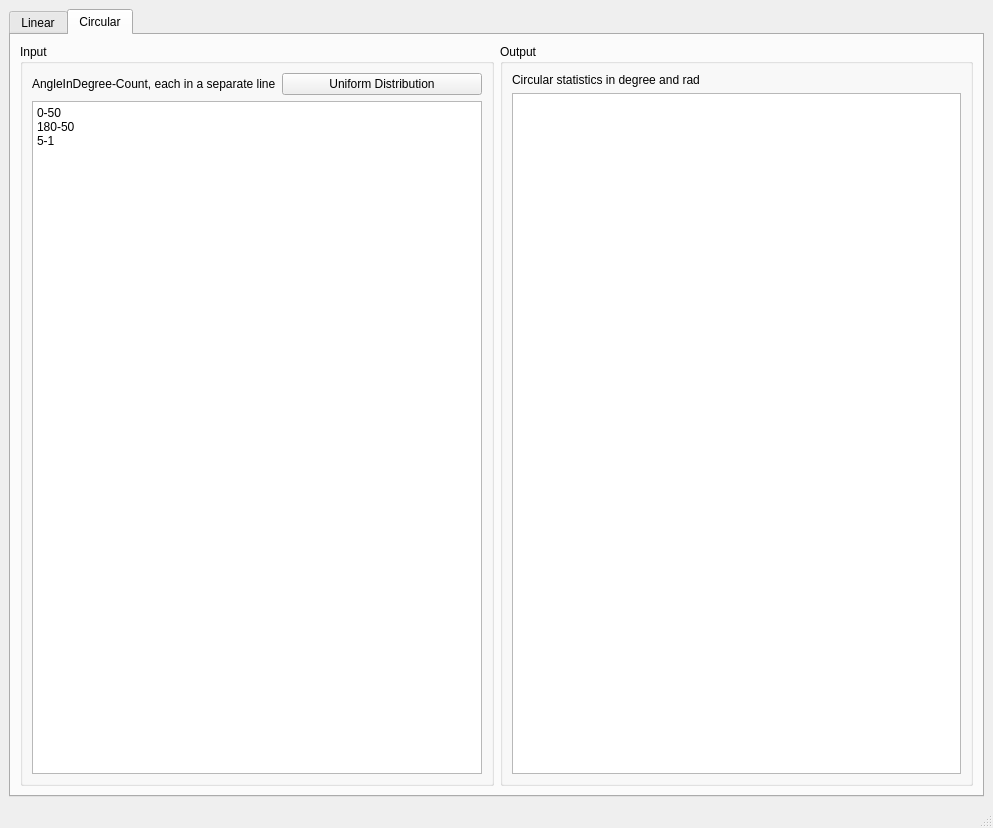
<?xml version="1.0" encoding="UTF-8"?>
<ui version="4.0">
 <class>D_stat_tester</class>
 <widget class="QMainWindow" name="D_stat_tester">
  <property name="geometry">
   <rect>
    <x>0</x>
    <y>0</y>
    <width>993</width>
    <height>741</height>
   </rect>
  </property>
  <property name="windowTitle">
   <string>MainWindow</string>
  </property>
  <widget class="QWidget" name="centralwidget">
   <layout class="QGridLayout" name="gridLayout">
    <item row="0" column="0">
     <widget class="QTabWidget" name="tabWidget">
      <property name="currentIndex">
       <number>1</number>
      </property>
      <widget class="QWidget" name="tab">
       <attribute name="title">
        <string>Linear</string>
       </attribute>
       <layout class="QGridLayout" name="gridLayout_8">
        <item row="0" column="0">
         <widget class="QGroupBox" name="groupBox_In">
          <property name="title">
           <string>In: Histogram</string>
          </property>
          <layout class="QGridLayout" name="gridLayout_2">
           <item row="1" column="0">
            <spacer name="verticalSpacer_View">
             <property name="orientation">
              <enum>Qt::Vertical</enum>
             </property>
             <property name="sizeHint" stdset="0">
              <size>
               <width>0</width>
               <height>0</height>
              </size>
             </property>
            </spacer>
           </item>
           <item row="3" column="1">
            <widget class="QLabel" name="label_View_X_Min">
             <property name="text">
              <string>-</string>
             </property>
            </widget>
           </item>
           <item row="2" column="0">
            <widget class="QLabel" name="label_View_Y_Min">
             <property name="text">
              <string>0</string>
             </property>
            </widget>
           </item>
           <item row="3" column="3">
            <widget class="QLabel" name="label_View_X_Max">
             <property name="text">
              <string>-</string>
             </property>
            </widget>
           </item>
           <item row="0" column="0">
            <widget class="QLabel" name="label_View_Y_Max">
             <property name="text">
              <string>-</string>
             </property>
            </widget>
           </item>
           <item row="0" column="1" rowspan="3" colspan="3">
            <widget class="QGraphicsView" name="graphicsView_Hist"/>
           </item>
           <item row="3" column="2">
            <spacer name="horizontalSpacer_View">
             <property name="orientation">
              <enum>Qt::Horizontal</enum>
             </property>
             <property name="sizeHint" stdset="0">
              <size>
               <width>0</width>
               <height>0</height>
              </size>
             </property>
            </spacer>
           </item>
          </layout>
         </widget>
        </item>
        <item row="0" column="1" rowspan="2">
         <widget class="QGroupBox" name="groupBox_Out">
          <property name="minimumSize">
           <size>
            <width>300</width>
            <height>0</height>
           </size>
          </property>
          <property name="maximumSize">
           <size>
            <width>400</width>
            <height>16777215</height>
           </size>
          </property>
          <property name="title">
           <string>Out: Statistics</string>
          </property>
          <layout class="QGridLayout" name="gridLayout_3">
           <item row="16" column="2">
            <spacer name="verticalSpacer_Out">
             <property name="orientation">
              <enum>Qt::Vertical</enum>
             </property>
             <property name="sizeHint" stdset="0">
              <size>
               <width>20</width>
               <height>40</height>
              </size>
             </property>
            </spacer>
           </item>
           <item row="13" column="2">
            <widget class="QGroupBox" name="groupBox_Out_Moments">
             <property name="title">
              <string>Moments</string>
             </property>
             <property name="flat">
              <bool>true</bool>
             </property>
             <layout class="QGridLayout" name="gridLayout_6">
              <property name="verticalSpacing">
               <number>4</number>
              </property>
              <item row="3" column="2">
               <widget class="QLabel" name="label_Out_Value_Skewness_T">
                <property name="text">
                 <string>-</string>
                </property>
               </widget>
              </item>
              <item row="2" column="2">
               <widget class="QLabel" name="label_Out_Value_Variance_T">
                <property name="text">
                 <string>-</string>
                </property>
               </widget>
              </item>
              <item row="1" column="2">
               <widget class="QLabel" name="label_Out_Value_Mean_T">
                <property name="text">
                 <string>-</string>
                </property>
               </widget>
              </item>
              <item row="0" column="1">
               <widget class="QLabel" name="label_Out_Title_Sample">
                <property name="text">
                 <string>Sample</string>
                </property>
               </widget>
              </item>
              <item row="3" column="1">
               <widget class="QLabel" name="label_Out_Value_Skewness_S">
                <property name="text">
                 <string>-</string>
                </property>
               </widget>
              </item>
              <item row="1" column="0">
               <widget class="QLabel" name="label_Out_Title_Mean">
                <property name="maximumSize">
                 <size>
                  <width>75</width>
                  <height>16777215</height>
                 </size>
                </property>
                <property name="text">
                 <string>Mean</string>
                </property>
               </widget>
              </item>
              <item row="2" column="0">
               <widget class="QLabel" name="label_Out_Title_Varienace">
                <property name="maximumSize">
                 <size>
                  <width>75</width>
                  <height>16777215</height>
                 </size>
                </property>
                <property name="text">
                 <string>Variance</string>
                </property>
               </widget>
              </item>
              <item row="0" column="2">
               <widget class="QLabel" name="label_Out_Title_Total">
                <property name="text">
                 <string>Total</string>
                </property>
               </widget>
              </item>
              <item row="1" column="1">
               <widget class="QLabel" name="label_Out_Value_Mean_S">
                <property name="text">
                 <string>-</string>
                </property>
               </widget>
              </item>
              <item row="2" column="1">
               <widget class="QLabel" name="label_Out_Value_Variance_S">
                <property name="text">
                 <string>-</string>
                </property>
               </widget>
              </item>
              <item row="4" column="1">
               <widget class="QLabel" name="label_Out_Value_Kurtosis_S">
                <property name="text">
                 <string>-</string>
                </property>
               </widget>
              </item>
              <item row="4" column="2">
               <widget class="QLabel" name="label_Out_Value_Kurtosis_T">
                <property name="text">
                 <string>-</string>
                </property>
               </widget>
              </item>
              <item row="5" column="1">
               <widget class="QLabel" name="label_Out_Value_StanDev_S">
                <property name="text">
                 <string>-</string>
                </property>
               </widget>
              </item>
              <item row="5" column="2">
               <widget class="QLabel" name="label_Out_Value_StanDev_T">
                <property name="text">
                 <string>-</string>
                </property>
               </widget>
              </item>
              <item row="7" column="0">
               <widget class="QLabel" name="label_Out_Title_VarCoeff">
                <property name="maximumSize">
                 <size>
                  <width>75</width>
                  <height>16777215</height>
                 </size>
                </property>
                <property name="text">
                 <string>Var. Coeff.</string>
                </property>
               </widget>
              </item>
              <item row="7" column="2">
               <widget class="QLabel" name="label_Out_Value_VarCoeff_T">
                <property name="text">
                 <string>-</string>
                </property>
               </widget>
              </item>
              <item row="7" column="1">
               <widget class="QLabel" name="label_Out_Value_VarCoeff_S">
                <property name="text">
                 <string>-</string>
                </property>
               </widget>
              </item>
              <item row="3" column="0">
               <widget class="QLabel" name="label_Out_Title_Skewness">
                <property name="maximumSize">
                 <size>
                  <width>75</width>
                  <height>16777215</height>
                 </size>
                </property>
                <property name="text">
                 <string>Skewness</string>
                </property>
               </widget>
              </item>
              <item row="4" column="0">
               <widget class="QLabel" name="label_Out_Title_Kurtosis">
                <property name="maximumSize">
                 <size>
                  <width>75</width>
                  <height>16777215</height>
                 </size>
                </property>
                <property name="text">
                 <string>Kurtosis</string>
                </property>
               </widget>
              </item>
              <item row="5" column="0">
               <widget class="QLabel" name="label_Out_Title_StanDev">
                <property name="maximumSize">
                 <size>
                  <width>75</width>
                  <height>16777215</height>
                 </size>
                </property>
                <property name="text">
                 <string>Stan. Dev.</string>
                </property>
               </widget>
              </item>
             </layout>
            </widget>
           </item>
           <item row="15" column="2">
            <widget class="QGroupBox" name="groupBox_Out_Other">
             <property name="title">
              <string>Other</string>
             </property>
             <property name="flat">
              <bool>true</bool>
             </property>
             <layout class="QGridLayout" name="gridLayout_5">
              <property name="verticalSpacing">
               <number>4</number>
              </property>
              <item row="0" column="0">
               <widget class="QLabel" name="label_Out_Title_Count">
                <property name="maximumSize">
                 <size>
                  <width>75</width>
                  <height>16777215</height>
                 </size>
                </property>
                <property name="text">
                 <string>Count</string>
                </property>
               </widget>
              </item>
              <item row="1" column="1">
               <widget class="QLabel" name="label_Out_Value_Sum">
                <property name="text">
                 <string>-</string>
                </property>
               </widget>
              </item>
              <item row="0" column="1">
               <widget class="QLabel" name="label_Out_Value_Count">
                <property name="text">
                 <string>-</string>
                </property>
               </widget>
              </item>
              <item row="1" column="0">
               <widget class="QLabel" name="label_Out_Title_Sum">
                <property name="maximumSize">
                 <size>
                  <width>75</width>
                  <height>16777215</height>
                 </size>
                </property>
                <property name="text">
                 <string>Sum</string>
                </property>
               </widget>
              </item>
              <item row="2" column="0">
               <widget class="QLabel" name="label_Out_Title_ADM">
                <property name="maximumSize">
                 <size>
                  <width>75</width>
                  <height>16777215</height>
                 </size>
                </property>
                <property name="text">
                 <string>Abs. Dev. Med.</string>
                </property>
               </widget>
              </item>
              <item row="2" column="1">
               <widget class="QLabel" name="label_Out_Value_ADM">
                <property name="text">
                 <string>-</string>
                </property>
               </widget>
              </item>
             </layout>
            </widget>
           </item>
           <item row="14" column="2">
            <widget class="QGroupBox" name="groupBox_Out_Sorted">
             <property name="title">
              <string>Sorted</string>
             </property>
             <property name="flat">
              <bool>true</bool>
             </property>
             <layout class="QGridLayout" name="gridLayout_7">
              <property name="verticalSpacing">
               <number>4</number>
              </property>
              <item row="19" column="0">
               <widget class="QLabel" name="label_Out_Title_90">
                <property name="maximumSize">
                 <size>
                  <width>75</width>
                  <height>16777215</height>
                 </size>
                </property>
                <property name="text">
                 <string>90%</string>
                </property>
               </widget>
              </item>
              <item row="15" column="0">
               <widget class="QLabel" name="label_Out_Title_70">
                <property name="maximumSize">
                 <size>
                  <width>75</width>
                  <height>16777215</height>
                 </size>
                </property>
                <property name="text">
                 <string>70%</string>
                </property>
               </widget>
              </item>
              <item row="16" column="1">
               <widget class="QLabel" name="label_Out_Value_Q_75">
                <property name="text">
                 <string>-</string>
                </property>
               </widget>
              </item>
              <item row="18" column="0">
               <widget class="QLabel" name="label_Out_Title_85">
                <property name="maximumSize">
                 <size>
                  <width>75</width>
                  <height>16777215</height>
                 </size>
                </property>
                <property name="text">
                 <string>85%</string>
                </property>
               </widget>
              </item>
              <item row="16" column="0">
               <widget class="QLabel" name="label_Out_Title_75">
                <property name="maximumSize">
                 <size>
                  <width>75</width>
                  <height>16777215</height>
                 </size>
                </property>
                <property name="text">
                 <string>75%</string>
                </property>
               </widget>
              </item>
              <item row="14" column="0">
               <widget class="QLabel" name="label_Out_Title_65">
                <property name="maximumSize">
                 <size>
                  <width>75</width>
                  <height>16777215</height>
                 </size>
                </property>
                <property name="text">
                 <string>65%</string>
                </property>
               </widget>
              </item>
              <item row="21" column="0">
               <widget class="QLabel" name="label_Out_Title_100">
                <property name="maximumSize">
                 <size>
                  <width>75</width>
                  <height>16777215</height>
                 </size>
                </property>
                <property name="text">
                 <string>100%</string>
                </property>
               </widget>
              </item>
              <item row="1" column="0">
               <widget class="QLabel" name="label_Out_Title_00">
                <property name="maximumSize">
                 <size>
                  <width>75</width>
                  <height>16777215</height>
                 </size>
                </property>
                <property name="text">
                 <string>00%</string>
                </property>
               </widget>
              </item>
              <item row="17" column="0">
               <widget class="QLabel" name="label_Out_Title_80">
                <property name="maximumSize">
                 <size>
                  <width>75</width>
                  <height>16777215</height>
                 </size>
                </property>
                <property name="text">
                 <string>80%</string>
                </property>
               </widget>
              </item>
              <item row="0" column="1">
               <widget class="QLabel" name="label_Out_Title_Quantiles">
                <property name="text">
                 <string>Quantiles</string>
                </property>
               </widget>
              </item>
              <item row="6" column="0">
               <widget class="QLabel" name="label_Out_Title_25">
                <property name="maximumSize">
                 <size>
                  <width>75</width>
                  <height>16777215</height>
                 </size>
                </property>
                <property name="text">
                 <string>25%</string>
                </property>
               </widget>
              </item>
              <item row="5" column="0">
               <widget class="QLabel" name="label_Out_Title_20">
                <property name="maximumSize">
                 <size>
                  <width>75</width>
                  <height>16777215</height>
                 </size>
                </property>
                <property name="text">
                 <string>20%</string>
                </property>
               </widget>
              </item>
              <item row="0" column="2">
               <widget class="QLabel" name="label_Out_Title_Distnace">
                <property name="text">
                 <string>Distance</string>
                </property>
               </widget>
              </item>
              <item row="10" column="0">
               <widget class="QLabel" name="label_Out_Title_45">
                <property name="maximumSize">
                 <size>
                  <width>75</width>
                  <height>16777215</height>
                 </size>
                </property>
                <property name="text">
                 <string>45%</string>
                </property>
               </widget>
              </item>
              <item row="9" column="0">
               <widget class="QLabel" name="label_Out_Title_40">
                <property name="maximumSize">
                 <size>
                  <width>75</width>
                  <height>16777215</height>
                 </size>
                </property>
                <property name="text">
                 <string>40%</string>
                </property>
               </widget>
              </item>
              <item row="7" column="0">
               <widget class="QLabel" name="label_Out_Title_30">
                <property name="maximumSize">
                 <size>
                  <width>75</width>
                  <height>16777215</height>
                 </size>
                </property>
                <property name="text">
                 <string>30%</string>
                </property>
               </widget>
              </item>
              <item row="11" column="0">
               <widget class="QLabel" name="label_Out_Title_50">
                <property name="maximumSize">
                 <size>
                  <width>75</width>
                  <height>16777215</height>
                 </size>
                </property>
                <property name="text">
                 <string>50%</string>
                </property>
               </widget>
              </item>
              <item row="2" column="0">
               <widget class="QLabel" name="label_Out_Title_05">
                <property name="maximumSize">
                 <size>
                  <width>75</width>
                  <height>16777215</height>
                 </size>
                </property>
                <property name="text">
                 <string>05%</string>
                </property>
               </widget>
              </item>
              <item row="3" column="0">
               <widget class="QLabel" name="label_Out_Title_10">
                <property name="maximumSize">
                 <size>
                  <width>75</width>
                  <height>16777215</height>
                 </size>
                </property>
                <property name="text">
                 <string>10%</string>
                </property>
               </widget>
              </item>
              <item row="4" column="0">
               <widget class="QLabel" name="label_Out_Title_15">
                <property name="maximumSize">
                 <size>
                  <width>75</width>
                  <height>16777215</height>
                 </size>
                </property>
                <property name="text">
                 <string>15%</string>
                </property>
               </widget>
              </item>
              <item row="13" column="0">
               <widget class="QLabel" name="label_Out_Title_60">
                <property name="maximumSize">
                 <size>
                  <width>75</width>
                  <height>16777215</height>
                 </size>
                </property>
                <property name="text">
                 <string>60%</string>
                </property>
               </widget>
              </item>
              <item row="20" column="0">
               <widget class="QLabel" name="label_Out_Title_95">
                <property name="maximumSize">
                 <size>
                  <width>75</width>
                  <height>16777215</height>
                 </size>
                </property>
                <property name="text">
                 <string>95%</string>
                </property>
               </widget>
              </item>
              <item row="8" column="0">
               <widget class="QLabel" name="label_Out_Title_35">
                <property name="maximumSize">
                 <size>
                  <width>75</width>
                  <height>16777215</height>
                 </size>
                </property>
                <property name="text">
                 <string>35%</string>
                </property>
               </widget>
              </item>
              <item row="12" column="0">
               <widget class="QLabel" name="label_Out_Title_55">
                <property name="maximumSize">
                 <size>
                  <width>75</width>
                  <height>16777215</height>
                 </size>
                </property>
                <property name="text">
                 <string>55%</string>
                </property>
               </widget>
              </item>
              <item row="4" column="1">
               <widget class="QLabel" name="label_Out_Value_Q_15">
                <property name="text">
                 <string>-</string>
                </property>
               </widget>
              </item>
              <item row="13" column="1">
               <widget class="QLabel" name="label_Out_Value_Q_60">
                <property name="text">
                 <string>-</string>
                </property>
               </widget>
              </item>
              <item row="6" column="1">
               <widget class="QLabel" name="label_Out_Value_Q_25">
                <property name="text">
                 <string>-</string>
                </property>
               </widget>
              </item>
              <item row="9" column="1">
               <widget class="QLabel" name="label_Out_Value_Q_40">
                <property name="text">
                 <string>-</string>
                </property>
               </widget>
              </item>
              <item row="7" column="1">
               <widget class="QLabel" name="label_Out_Value_Q_30">
                <property name="text">
                 <string>-</string>
                </property>
               </widget>
              </item>
              <item row="2" column="1">
               <widget class="QLabel" name="label_Out_Value_Q_05">
                <property name="text">
                 <string>-</string>
                </property>
               </widget>
              </item>
              <item row="1" column="1">
               <widget class="QLabel" name="label_Out_Value_Q_00">
                <property name="text">
                 <string>-</string>
                </property>
               </widget>
              </item>
              <item row="8" column="1">
               <widget class="QLabel" name="label_Out_Value_Q_35">
                <property name="text">
                 <string>-</string>
                </property>
               </widget>
              </item>
              <item row="19" column="1">
               <widget class="QLabel" name="label_Out_Value_Q_90">
                <property name="text">
                 <string>-</string>
                </property>
               </widget>
              </item>
              <item row="14" column="1">
               <widget class="QLabel" name="label_Out_Value_Q_65">
                <property name="text">
                 <string>-</string>
                </property>
               </widget>
              </item>
              <item row="3" column="1">
               <widget class="QLabel" name="label_Out_Value_Q_10">
                <property name="text">
                 <string>-</string>
                </property>
               </widget>
              </item>
              <item row="20" column="1">
               <widget class="QLabel" name="label_Out_Value_Q_95">
                <property name="text">
                 <string>-</string>
                </property>
               </widget>
              </item>
              <item row="11" column="1">
               <widget class="QLabel" name="label_Out_Value_Q_50">
                <property name="text">
                 <string>-</string>
                </property>
               </widget>
              </item>
              <item row="15" column="1">
               <widget class="QLabel" name="label_Out_Value_Q_70">
                <property name="text">
                 <string>-</string>
                </property>
               </widget>
              </item>
              <item row="10" column="1">
               <widget class="QLabel" name="label_Out_Value_Q_45">
                <property name="text">
                 <string>-</string>
                </property>
               </widget>
              </item>
              <item row="12" column="1">
               <widget class="QLabel" name="label_Out_Value_Q_55">
                <property name="text">
                 <string>-</string>
                </property>
               </widget>
              </item>
              <item row="5" column="1">
               <widget class="QLabel" name="label_Out_Value_Q_20">
                <property name="text">
                 <string>-</string>
                </property>
               </widget>
              </item>
              <item row="17" column="1">
               <widget class="QLabel" name="label_Out_Value_Q_80">
                <property name="text">
                 <string>-</string>
                </property>
               </widget>
              </item>
              <item row="5" column="2">
               <widget class="QLabel" name="label_Out_Value_D_20">
                <property name="text">
                 <string>-</string>
                </property>
               </widget>
              </item>
              <item row="9" column="2">
               <widget class="QLabel" name="label_Out_Value_D_40">
                <property name="text">
                 <string>-</string>
                </property>
               </widget>
              </item>
              <item row="13" column="2">
               <widget class="QLabel" name="label_Out_Value_D_60">
                <property name="text">
                 <string>-</string>
                </property>
               </widget>
              </item>
              <item row="17" column="2">
               <widget class="QLabel" name="label_Out_Value_D_80">
                <property name="text">
                 <string>-</string>
                </property>
               </widget>
              </item>
              <item row="21" column="2">
               <widget class="QLabel" name="label_Out_Value_D_100">
                <property name="text">
                 <string>-</string>
                </property>
               </widget>
              </item>
              <item row="21" column="1">
               <widget class="QLabel" name="label_Out_Value_Q_100">
                <property name="text">
                 <string>-</string>
                </property>
               </widget>
              </item>
              <item row="19" column="2">
               <widget class="QLabel" name="label_Out_Value_D_90">
                <property name="text">
                 <string>-</string>
                </property>
               </widget>
              </item>
              <item row="7" column="2">
               <widget class="QLabel" name="label_Out_Value_D_30">
                <property name="text">
                 <string>-</string>
                </property>
               </widget>
              </item>
              <item row="3" column="2">
               <widget class="QLabel" name="label_Out_Value_D_10">
                <property name="text">
                 <string>-</string>
                </property>
               </widget>
              </item>
              <item row="11" column="2">
               <widget class="QLabel" name="label_Out_Value_D_50">
                <property name="text">
                 <string>-</string>
                </property>
               </widget>
              </item>
              <item row="15" column="2">
               <widget class="QLabel" name="label_Out_Value_D_70">
                <property name="text">
                 <string>-</string>
                </property>
               </widget>
              </item>
              <item row="18" column="1">
               <widget class="QLabel" name="label_Out_Value_Q_85">
                <property name="text">
                 <string>-</string>
                </property>
               </widget>
              </item>
             </layout>
            </widget>
           </item>
          </layout>
         </widget>
        </item>
        <item row="1" column="0">
         <widget class="QGroupBox" name="groupBox_Init">
          <property name="title">
           <string>Init: Range</string>
          </property>
          <layout class="QGridLayout" name="gridLayout_4">
           <item row="0" column="7">
            <widget class="Line" name="line_Init_2">
             <property name="orientation">
              <enum>Qt::Vertical</enum>
             </property>
            </widget>
           </item>
           <item row="0" column="2">
            <widget class="QLabel" name="label_Init_X_Range_2">
             <property name="text">
              <string>to</string>
             </property>
            </widget>
           </item>
           <item row="0" column="3">
            <widget class="QSpinBox" name="spinBox_Init_X_Max">
             <property name="minimum">
              <number>-500</number>
             </property>
             <property name="maximum">
              <number>500</number>
             </property>
             <property name="value">
              <number>20</number>
             </property>
            </widget>
           </item>
           <item row="0" column="4">
            <widget class="Line" name="line_Init_1">
             <property name="orientation">
              <enum>Qt::Vertical</enum>
             </property>
            </widget>
           </item>
           <item row="0" column="0">
            <widget class="QLabel" name="label_Init_X_Range_1">
             <property name="text">
              <string>Value Range (X)</string>
             </property>
            </widget>
           </item>
           <item row="0" column="1">
            <widget class="QSpinBox" name="spinBox_Init_X_Min">
             <property name="minimum">
              <number>-500</number>
             </property>
             <property name="maximum">
              <number>500</number>
             </property>
             <property name="value">
              <number>-20</number>
             </property>
            </widget>
           </item>
           <item row="0" column="6">
            <widget class="QSpinBox" name="spinBox_Init_Y_Max">
             <property name="minimum">
              <number>1</number>
             </property>
             <property name="maximum">
              <number>500</number>
             </property>
             <property name="value">
              <number>20</number>
             </property>
            </widget>
           </item>
           <item row="0" column="9">
            <spacer name="horizontalSpacer_Init">
             <property name="orientation">
              <enum>Qt::Horizontal</enum>
             </property>
             <property name="sizeHint" stdset="0">
              <size>
               <width>40</width>
               <height>20</height>
              </size>
             </property>
            </spacer>
           </item>
           <item row="0" column="5">
            <widget class="QLabel" name="label_Init_Y_Max">
             <property name="text">
              <string>Amount Maximum (Y)</string>
             </property>
            </widget>
           </item>
           <item row="0" column="8">
            <widget class="QPushButton" name="pushButton_Init_Hist">
             <property name="text">
              <string>Init Hist</string>
             </property>
            </widget>
           </item>
          </layout>
         </widget>
        </item>
       </layout>
      </widget>
      <widget class="QWidget" name="tab_2">
       <attribute name="title">
        <string>Circular</string>
       </attribute>
       <layout class="QGridLayout" name="gridLayout_9">
        <item row="0" column="0">
         <widget class="QGroupBox" name="groupBox">
          <property name="sizePolicy">
           <sizepolicy hsizetype="Preferred" vsizetype="Preferred">
            <horstretch>1</horstretch>
            <verstretch>0</verstretch>
           </sizepolicy>
          </property>
          <property name="title">
           <string>Input</string>
          </property>
          <layout class="QGridLayout" name="gridLayout_11">
           <item row="0" column="0">
            <widget class="QLabel" name="label">
             <property name="text">
              <string>AngleInDegree-Count, each in a separate line</string>
             </property>
            </widget>
           </item>
           <item row="0" column="1">
            <widget class="QPushButton" name="pushButton_DistributionUniform">
             <property name="text">
              <string>Uniform Distribution</string>
             </property>
            </widget>
           </item>
           <item row="1" column="0" colspan="2">
            <widget class="QPlainTextEdit" name="plainTextEdit_Input">
             <property name="plainText">
              <string>0-50
180-50
5-1</string>
             </property>
            </widget>
           </item>
          </layout>
         </widget>
        </item>
        <item row="0" column="1">
         <widget class="QGroupBox" name="groupBox_2">
          <property name="sizePolicy">
           <sizepolicy hsizetype="Preferred" vsizetype="Preferred">
            <horstretch>1</horstretch>
            <verstretch>0</verstretch>
           </sizepolicy>
          </property>
          <property name="title">
           <string>Output</string>
          </property>
          <layout class="QGridLayout" name="gridLayout_10">
           <item row="1" column="0">
            <widget class="QTableWidget" name="tableWidget_Output"/>
           </item>
           <item row="0" column="0">
            <widget class="QLabel" name="label_2">
             <property name="text">
              <string>Circular statistics in degree and rad </string>
             </property>
            </widget>
           </item>
          </layout>
         </widget>
        </item>
       </layout>
      </widget>
     </widget>
    </item>
   </layout>
  </widget>
  <widget class="QMenuBar" name="menubar">
   <property name="geometry">
    <rect>
     <x>0</x>
     <y>0</y>
     <width>993</width>
     <height>21</height>
    </rect>
   </property>
  </widget>
  <widget class="QStatusBar" name="statusbar"/>
 </widget>
 <resources/>
 <connections/>
</ui>
